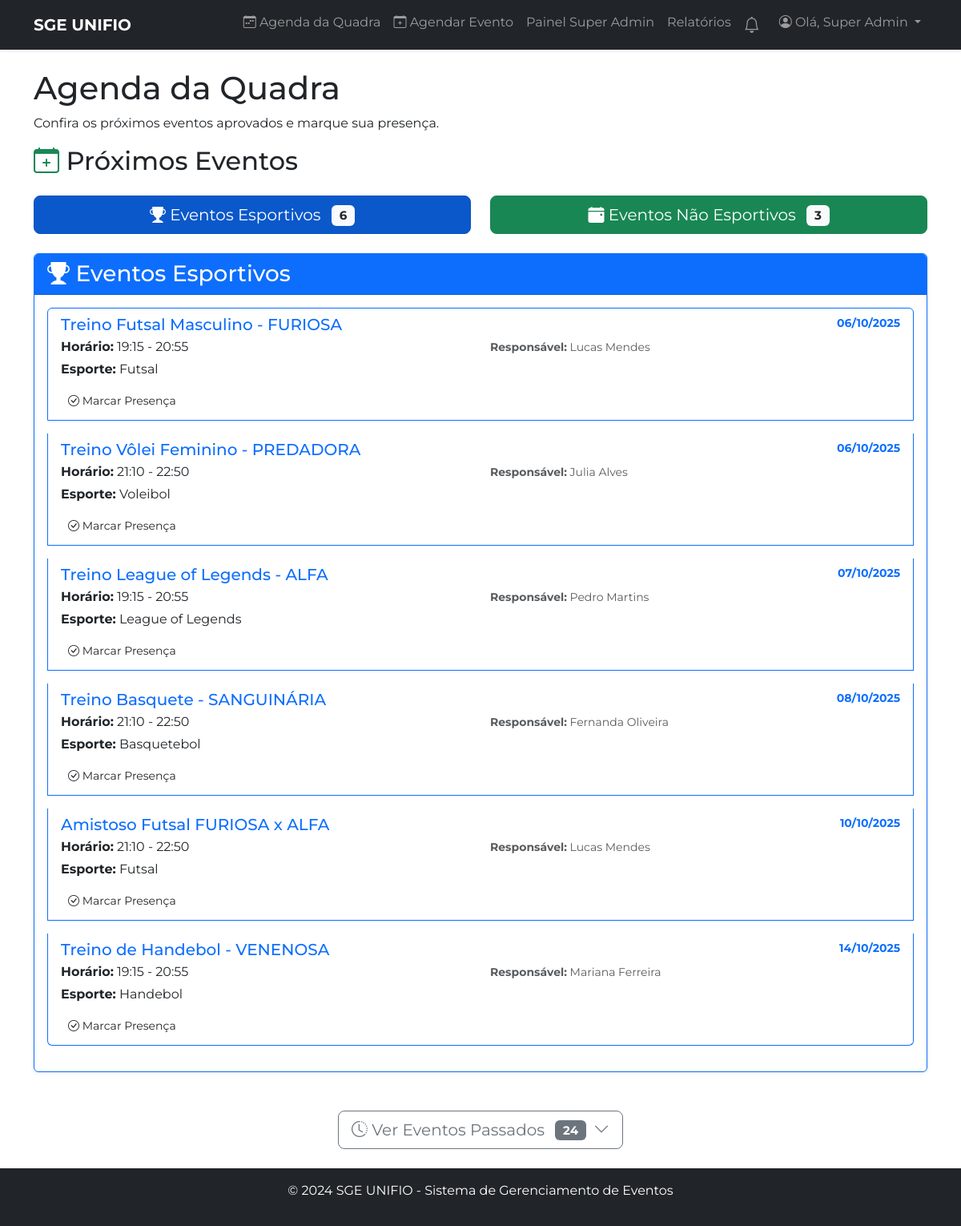
The app's page /agenda (signed in) with its own data.
### tables this page shows
CREATE TABLE `agendamentos` (
  `id` int NOT NULL,
  `usuario_id` int NOT NULL,
  `titulo` varchar(255) NOT NULL,
  `tipo_agendamento` enum('esportivo','nao_esportivo') NOT NULL,
  `esporte_tipo` varchar(100) DEFAULT NULL,
  `data_agendamento` date NOT NULL,
  `periodo` enum('primeiro','segundo') NOT NULL COMMENT 'primeiro: 19:15-20:55, segundo: 21:10-22:50',
  `descricao` text,
  `status` enum('aprovado','pendente','rejeitado','cancelado') NOT NULL DEFAULT 'pendente',
  `motivo_rejeicao` text,
  `data_solicitacao` timestamp NOT NULL DEFAULT CURRENT_TIMESTAMP,
  `atletica_confirmada` tinyint(1) NOT NULL DEFAULT '0',
  `atletica_id_confirmada` int DEFAULT NULL,
  `quantidade_atletica` int DEFAULT '0',
  `quantidade_pessoas` int DEFAULT '0',
  `subtipo_evento` varchar(100) DEFAULT NULL COMMENT 'treino/campeonato para esportivos, palestra/workshop/formatura para nao_esportivos',
  `responsavel_evento` varchar(255) NOT NULL DEFAULT '',
  `possui_materiais` tinyint(1) DEFAULT NULL COMMENT '1=sim, 0=não',
  `materiais_necessarios` text,
  `responsabiliza_devolucao` tinyint(1) DEFAULT NULL,
  `lista_participantes` text,
  `arquivo_participantes` varchar(255) DEFAULT NULL,
  `arbitro_partida` varchar(255) DEFAULT NULL,
  `estimativa_participantes` int DEFAULT NULL,
  `evento_aberto_publico` tinyint(1) DEFAULT NULL COMMENT '1=sim, 0=não',
  `descricao_publico_alvo` text,
  `infraestrutura_adicional` text,
  `observacoes` text
);

CREATE TABLE `usuarios` (
  `id` int NOT NULL,
  `nome` varchar(255) NOT NULL,
  `email` varchar(255) NOT NULL,
  `senha` varchar(255) NOT NULL,
  `ra` varchar(20) DEFAULT NULL,
  `data_nascimento` date DEFAULT NULL,
  `telefone` varchar(20) DEFAULT NULL,
  `curso_id` int DEFAULT NULL,
  `role` enum('usuario','admin','superadmin') NOT NULL DEFAULT 'usuario',
  `atletica_id` int DEFAULT NULL,
  `tipo_usuario_detalhado` enum('Membro das Atléticas','Professor','Aluno','Comunidade Externa') DEFAULT NULL,
  `is_coordenador` tinyint(1) NOT NULL DEFAULT '0',
  `atletica_join_status` enum('none','pendente','aprovado') NOT NULL DEFAULT 'none',
  `login_code` varchar(6) DEFAULT NULL,
  `login_code_expires` datetime DEFAULT NULL,
  `reset_token` varchar(255) DEFAULT NULL,
  `reset_token_expires` datetime DEFAULT NULL  
);

### src/Controller/AgendaController.php (called while the page is built, shortened)
<?php
class AgendaController extends BaseController
{
    public function index()
    {
        try {
            $agendamentoRepo = $this->repository('AgendamentoRepository');
            $eventos = $agendamentoRepo->findAgendaEvents(Auth::id());
            $data_atual = date('Y-m-d');
            $eventos_futuros = array_filter($eventos, fn($e) => $e['data_agendamento'] >= $data_atual);
            $eventos_passados = array_filter($eventos, fn($e) => $e['data_agendamento'] < $data_atual);
            $eventos_futuros_esportivos = array_filter($eventos_futuros, fn($e) => $e['tipo_agendamento'] === 'esportivo');
            $eventos_futuros_nao_esportivos = array_filter($eventos_futuros, fn($e) => $e['tipo_agendamento'] === 'nao_esportivo');
            $eventos_passados_esportivos = array_filter($eventos_passados, fn($e) => $e['tipo_agendamento'] === 'esportivo');
            $eventos_passados_nao_esportivos = array_filter($eventos_passados, fn($e) => $e['tipo_agendamento'] === 'nao_esportivo');
            view('pages/agenda', [
                'title' => 'Agenda da Quadra',
                'eventos' => $eventos,
                'eventos_futuros_esportivos' => $eventos_futuros_esportivos,
                'eventos_futuros_nao_esportivos' => $eventos_futuros_nao_esportivos,
                'eventos_passados_esportivos' => $eventos_passados_esportivos,
                'eventos_passados_nao_esportivos' => $eventos_passados_nao_esportivos,
                'eventos_passados' => $eventos_passados,
                'data_atual' => $data_atual,
                'role' => Auth::role(),
                'atletica_id' => Auth::get('atletica_id')
            ]);
        } catch (\Exception $e) {
            die("Erro ao carregar a agenda: " . $e->getMessage());
        }
    }
}

### public/index.php (called while the page is built, shortened)
<?php
$url = $_GET['url'] ?? '/';
if ($url !== '/') {
    $url = '/' . rtrim($url, '/');
}
$method = $_SERVER['REQUEST_METHOD'];
try {
    Application\Core\Router::dispatch($url, $method);
} catch (Exception $e) {
    if (ob_get_level() > 0) ob_end_clean();
    http_response_code(500);
    echo "<h1>Erro na Aplicação</h1>";
    echo "<p>Ocorreu um erro inesperado. Detalhes:</p>";
    echo "<pre>" . htmlspecialchars($e->getMessage()) . "</pre>";
}

### src/Controller/BaseController.php (called while the page is built, shortened)
<?php
abstract class BaseController
{
    protected function repository(string $repositoryName)
    {
        $className = "Application\\Repository\\" . $repositoryName;
        return new $className();
    }
}

### src/Core/Connection.php (called while the page is built, shortened)
<?php
class Connection
{
    private static ?PDO $instance = null;
    public static function getInstance(): PDO
    {
        if (self::$instance === null) {
            $host = getenv('DB_HOST');
            $dbname = getenv('DB_NAME');
            $username = getenv('DB_USER');
            $password = getenv('DB_PASS');
            $charset = 'utf8mb4';
            $dsn = "mysql:host={$host};dbname={$dbname};charset={$charset}";
            $options = [
                PDO::ATTR_ERRMODE            => PDO::ERRMODE_EXCEPTION,
                PDO::ATTR_DEFAULT_FETCH_MODE => PDO::FETCH_ASSOC,
                PDO::ATTR_EMULATE_PREPARES   => false,
            ];
            try {
                self::$instance = new PDO($dsn, $username, $password, $options);
            } catch (PDOException $e) {
                die('Erro de conexão com o banco de dados: ' . $e->getMessage());
            }
        }
        return self::$instance;
    }
}

### src/Core/Auth.php (called while the page is built, shortened)
<?php
class Auth
{
    public static function check(): bool
    {
        return isset($_SESSION['loggedin']) && $_SESSION['loggedin'] === true;
    }
    public static function id(): ?int
    {
        return self::check() ? (int)$_SESSION['id'] : null;
    }
}

### src/Repository/AgendamentoRepository.php (called while the page is built, shortened)
<?php
class AgendamentoRepository
{
    private $pdo;
    public function __construct()
    {
        $this->pdo = Connection::getInstance();
    }
    public function findAgendaEvents(int $usuarioId): array
    {
        $sql = "SELECT a.id, a.titulo, a.tipo_agendamento, a.esporte_tipo, a.data_agendamento, a.periodo,
                       u.nome as responsavel, p.id as presenca_id, a.atletica_confirmada,
                       a.atletica_id_confirmada, a.quantidade_atletica, at.nome as atletica_nome,
                       CASE
                           WHEN a.periodo = 'primeiro' THEN '19:15 - 20:55'
                           WHEN a.periodo = 'segundo' THEN '21:10 - 22:50'
                           ELSE a.periodo
                       END as horario_periodo
                FROM agendamentos a
                JOIN usuarios u ON a.usuario_id = u.id
                LEFT JOIN presencas p ON a.id = p.agendamento_id AND p.usuario_id = :usuario_id
                LEFT JOIN atleticas at ON a.atletica_id_confirmada = at.id
                WHERE a.status = 'aprovado'
                ORDER BY a.data_agendamento ASC, a.periodo ASC";
        $stmt = $this->pdo->prepare($sql);
        $stmt->bindValue(':usuario_id', $usuarioId, PDO::PARAM_INT);
        $stmt->execute();
        return $stmt->fetchAll();
    }
}

### views/pages/agenda.view.php (the view, shortened to what this page needs)
<h1>Agenda da Quadra</h1>
<p>Confira os próximos eventos aprovados e marque sua presença.</p>
<div class="mb-5">
    <h2 class="mb-4"><i class="bi bi-calendar-plus text-success"></i> Próximos Eventos</h2>
    <div class="row mb-4">
        <div class="col-md-6">
            <button class="btn btn-primary btn-lg w-100" id="btnEventosEsportivos" onclick="toggleEventos('esportivos')">
                <i class="bi bi-trophy-fill"></i> Eventos Esportivos
                <span class="badge bg-light text-dark ms-2"><?php echo count($eventos_futuros_esportivos); ?></span>
            </button>
        </div>
        <div class="col-md-6">
            <button class="btn btn-success btn-lg w-100" id="btnEventosNaoEsportivos" onclick="toggleEventos('nao_esportivos')">
                <i class="bi bi-calendar-event-fill"></i> Eventos Não Esportivos
                <span class="badge bg-light text-dark ms-2"><?php echo count($eventos_futuros_nao_esportivos); ?></span>
            </button>
        </div>
    </div>
    <div id="eventosEsportivos" class="eventos-section" style="display: none;">
        <div class="card shadow-sm border-primary">
            <div class="card-header bg-primary text-white">
                <h3 class="mb-0"><i class="bi bi-trophy-fill"></i> Eventos Esportivos</h3>
            </div>
            <div class="card-body">
                <?php if (!empty($eventos_futuros_esportivos)): ?>
                    <div class="list-group">
                        <?php foreach ($eventos_futuros_esportivos as $evento): ?>
                            <div class="list-group-item list-group-item-action flex-column align-items-start mb-3 border-primary">
                                <div class="d-flex w-100 justify-content-between">
                                    <h5 class="mb-1 text-primary"><?php echo htmlspecialchars($evento['titulo'] ?? ''); ?></h5>
                                    <small class="text-primary fw-bold"><?php echo date('d/m/Y', strtotime($evento['data_agendamento'])); ?></small>
                                </div>
                                <div class="row mb-2">
                                    <div class="col-md-6">
                                        <p class="mb-1"><strong>Horário:</strong> <?php echo htmlspecialchars($evento['horario_periodo'] ?? $evento['periodo']); ?></p>
                                        <p class="mb-1"><strong>Esporte:</strong> <?php echo htmlspecialchars($evento['esporte_tipo'] ?? 'Não informado'); ?></p>
                                    </div>
                                    <div class="col-md-6">
                                        <small class="text-muted"><strong>Responsável:</strong> <?php echo htmlspecialchars($evento['responsavel'] ?? ''); ?></small>
                                    </div>
                                </div>
                                <div class="mt-2">
                                    <button type="button" class="btn btn-sm presenca-btn"
                                            data-agendamento-id="<?php echo $evento['id']; ?>"
                                            data-action="<?php echo $evento['presenca_id'] ? 'desmarcar' : 'marcar'; ?>">
                                        <?php if ($evento['presenca_id']): ?>
                                            <i class="bi bi-x-circle-fill"></i> Desmarcar Presença
                                        <?php else: ?>
                                            <i class="bi bi-check-circle"></i> Marcar Presença
                                        <?php endif; ?>
                                    </button>
                                </div>
                            </div>
                        <?php endforeach; ?>
                    </div>
                <?php else: ?>
                    <div class="alert alert-info">
                        <i class="bi bi-info-circle"></i> Nenhum evento esportivo agendado no momento.
                    </div>
                <?php endif; ?>
            </div>
        </div>
    </div>
</div>
<?php $total_eventos_passados = count($eventos_passados ?? []); ?>
<?php if ($total_eventos_passados > 0): ?>
    <div class="text-center mb-4">
        <button class="btn btn-outline-secondary btn-lg" id="toggleEventosPassados" onclick="toggleEventosPassados()">
            <i class="bi bi-clock-history"></i> <span id="toggleText">Ver Eventos Passados</span>
            <span class="badge bg-secondary ms-2"><?php echo $total_eventos_passados; ?></span>
            <i class="bi bi-chevron-down ms-1" id="toggleIcon"></i>
        </button>
    </div>
<?php endif; ?>

### public/css/default.css (style rules this page uses)
body { font-family: 'Montserrat', Arial, sans-serif; }

### records on screen
agendamentos: titulo "Treino Futsal Masculino - FURIOSA", data_agendamento "06/10/2025", horario_periodo "19:15 - 20:55", esporte_tipo "Futsal", usuario.nome "Lucas Mendes"
agendamentos: titulo "Treino Vôlei Feminino - PREDADORA", data_agendamento "06/10/2025", horario_periodo "21:10 - 22:50", esporte_tipo "Voleibol", usuario.nome "Julia Alves"
agendamentos: titulo "Treino League of Legends - ALFA", data_agendamento "07/10/2025", horario_periodo "19:15 - 20:55", esporte_tipo "League of Legends", usuario.nome "Pedro Martins"
agendamentos: titulo "Treino Basquete - SANGUINÁRIA", data_agendamento "08/10/2025", horario_periodo "21:10 - 22:50", esporte_tipo "Basquetebol", usuario.nome "Fernanda Oliveira"
agendamentos: titulo "Amistoso Futsal FURIOSA x ALFA", data_agendamento "10/10/2025", horario_periodo "21:10 - 22:50", esporte_tipo "Futsal", usuario.nome "Lucas Mendes"
agendamentos: titulo "Treino de Handebol - VENENOSA", data_agendamento "14/10/2025", horario_periodo "19:15 - 20:55", esporte_tipo "Handebol", usuario.nome "Mariana Ferreira"

### other values on screen
Auth::name() "Super Admin"
count($eventos_futuros_esportivos) "6"
count($eventos_futuros_nao_esportivos) "3"
$total_eventos_passados "24"
